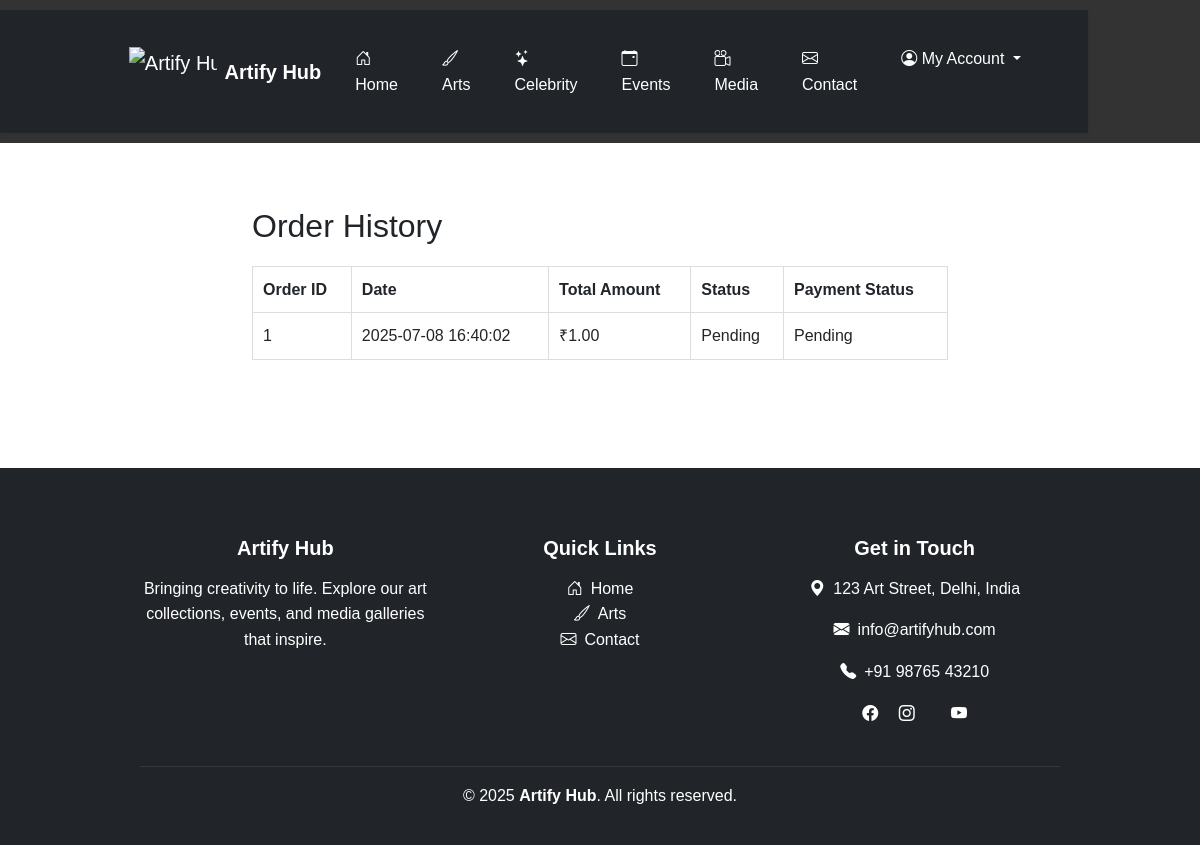
The app's page /order-history.php (signed in) with its own data.
### tables this page shows
CREATE TABLE `orders` (
  `id` int(11) NOT NULL,
  `user_id` int(11) NOT NULL,
  `total_amount` decimal(10,2) NOT NULL,
  `status` varchar(50) DEFAULT 'pending',
  `payment_status` varchar(50) DEFAULT 'unpaid',
  `razorpay_order_id` varchar(100) DEFAULT NULL,
  `razorpay_payment_id` varchar(100) DEFAULT NULL,
  `created_at` datetime DEFAULT current_timestamp()
);

### order-history.php (the view, shortened to what this page needs)
<?php
require_once 'includes/db.php';
$user_id = $_SESSION['user_id'];
$stmt = $pdo->prepare("SELECT * FROM orders WHERE user_id = ? ORDER BY created_at DESC");
$stmt->execute([$user_id]);
$orders = $stmt->fetchAll();
?>
<!DOCTYPE html>
<html lang="en">
<head>
    <link rel="stylesheet" href="assets/css/style.css">
</head>
<body>
    <?php include 'includes/header.php'; ?>
    <div class="container">
        <h2>Order History</h2>
        <table class="order-table">
            <thead>
                <tr>
                    <th>Order ID</th>
                    <th>Date</th>
                    <th>Total Amount</th>
                    <th>Status</th>
                    <th>Payment Status</th>
                </tr>
            </thead>
            <tbody>
                <?php foreach ($orders as $order): ?>
                    <tr>
                        <td><?php echo $order['id']; ?></td>
                        <td><?php echo $order['created_at']; ?></td>
                        <td>₹<?php echo $order['total_amount']; ?></td>
                        <td><?php echo ucfirst($order['status']); ?></td>
                        <td><?php echo ucfirst($order['payment_status']); ?></td>
                    </tr>
                <?php endforeach; ?>
            </tbody>
        </table>
    </div>
    <?php include 'includes/footer.php'; ?>
</body>
</html>

### assets/css/style.css (style rules this page uses)
body { font-family: Arial, sans-serif; margin: 0; padding: 0; line-height: 1.6; }
.container { width: 80%; margin: auto; padding: 20px; }
.cart-table, .order-table { width: 100%; border-collapse: collapse; margin: 20px 0; }
.cart-table th, .cart-table td, .order-table th, .order-table td { border: 1px solid #ddd; padding: 10px; text-align: left; }

### records on screen
orders: id "1", created_at "2025-07-08 16:40:02", total_amount "1.00", status "Pending", payment_status "Pending"
